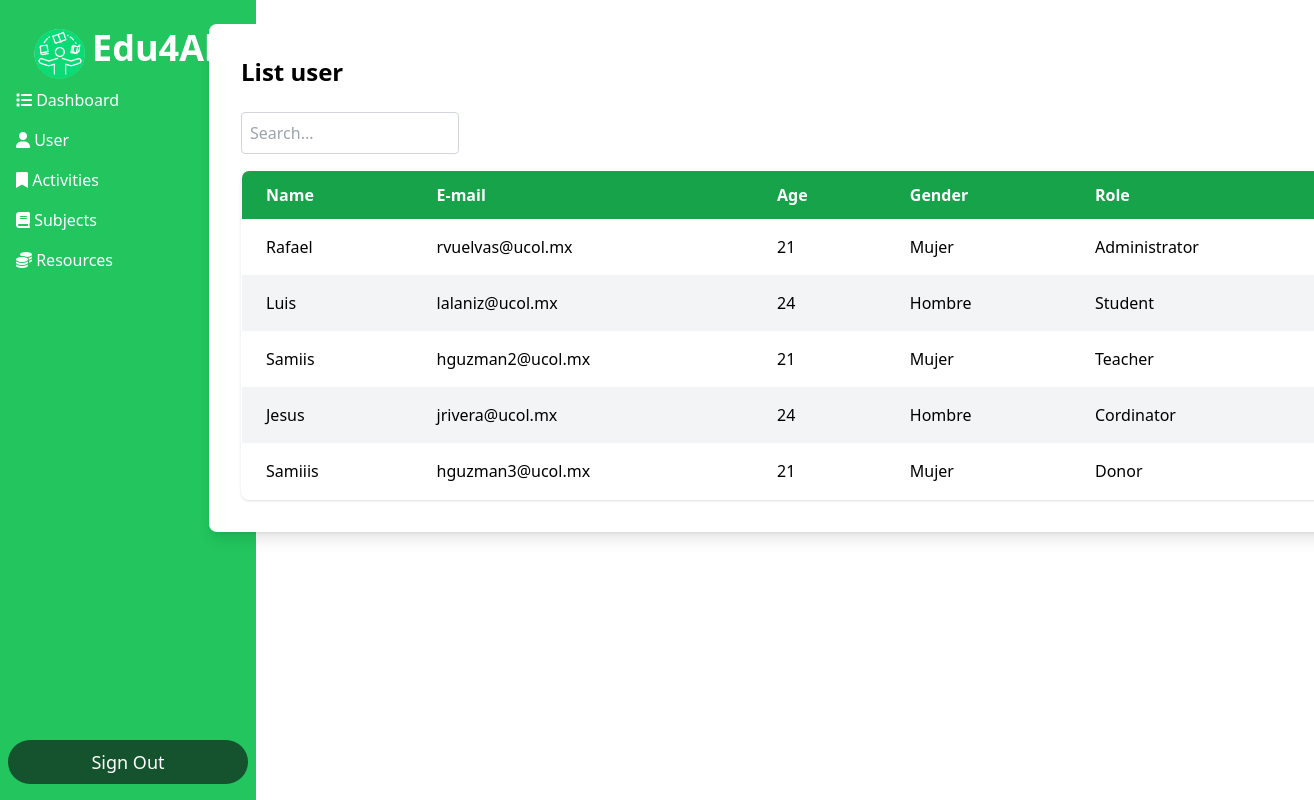
The app's page /Dashboard_Cordinador/Dashboard.php?action=listar_usuarios (signed in) with its own data.
### tables this page shows
CREATE TABLE `usuarios` (
  `id` int(11) NOT NULL,
  `nombre` varchar(100) DEFAULT NULL,
  `correo` varchar(100) DEFAULT NULL,
  `password` varchar(10) NOT NULL,
  `genero` varchar(10) DEFAULT NULL,
  `edad` int(11) DEFAULT NULL,
  `tipo_usuario` varchar(50) DEFAULT NULL,
  `fecha_nac` date NOT NULL
);

### Conexion/conexion.php (called while the page is built, shortened)
<?php
	class Conexion
	{
		private $host='localhost';
		private $usuario='root';
		private $password = '';
		private $base='escuela';
		public $sentencia;
		private $conexion;
		private function abrir_conexion(){
			$this->conexion = new mysqli($this->host,$this->usuario,$this->password,$this->base);
		}
		public function obtener_sentencia(){
			$result = $this->conexion->query($this->sentencia);
			return $result;
		}
	}
?>

### Conexion/contacto.php (called while the page is built, shortened)
<?php
    include ("conexion.php");
    class Contacto extends Conexion {
        public function consultar(){
            $this->sentencia = "SELECT * FROM usuarios";
            $result = $this->obtener_sentencia();
            return $result;
        }
    }
?>

### Dashboard_Cordinador/listausuarios.php (the view, shortened to what this page needs)
<?php
require_once("../Conexion/contacto.php");
$obj = new Contacto();
$tipo_usuario = isset($_POST['tipo_usuario']) ? $_POST['tipo_usuario'] : '';
if ($tipo_usuario !== '') {
    $resultado = $obj->consultaxtipo($tipo_usuario);
} else {
    $resultado = $obj->consultar();
}
?>
<div class="max-w-6xl translate-x-32 mx-auto bg-white p-8 rounded-lg shadow-lg">
    <h1 class="text-2xl font-bold mb-6">List user</h1>
    <input type="text" id="commandPalette" placeholder="Search..." class="block w-1/5 p-2 border border-gray-300 rounded mb-4">
    <table class="min-w-full mx-auto table-auto border-collapse border border-gray-300 rounded-lg overflow-hidden shadow">
        <thead>
            <tr class="bg-green-600 text-white">
                <th class="px-6 py-3 text-left">Name</th>
                <th class="px-6 py-3 text-left">E-mail</th>
                <th class="px-6 py-3 text-left">Age</th>
                <th class="px-6 py-3 text-left">Gender</th>
                <th class="px-6 py-3 text-left">Role</th>
            </tr>
        </thead>
        <tbody id="userTable">
            <?php while ($registro = $resultado->fetch_assoc()): ?>
                <tr class="even:bg-gray-100 hover:bg-gray-200">
                    <td class="px-6 py-4"><?php echo htmlspecialchars($registro["nombre"]); ?></td>
                    <td class="px-6 py-4"><?php echo htmlspecialchars($registro["correo"]); ?></td>
                    <td class="px-6 py-4"><?php echo htmlspecialchars($registro["edad"]); ?></td>
                    <td class="px-6 py-4"><?php echo htmlspecialchars($registro["genero"]); ?></td>
                    <td class="px-6 py-4"><?php echo htmlspecialchars($registro["tipo_usuario"]); ?></td>
                </tr>
            <?php endwhile; ?>
        </tbody>
    </table>
</div>

### records on screen
usuarios: nombre "Rafael", correo "rvuelvas@ucol.mx", edad "21", genero "Mujer", tipo_usuario "Administrator"
usuarios: nombre "Luis", correo "lalaniz@ucol.mx", edad "24", genero "Hombre", tipo_usuario "Student"
usuarios: nombre "Samiis", correo "hguzman2@ucol.mx", edad "21", genero "Mujer", tipo_usuario "Teacher"
usuarios: nombre "Jesus", correo "jrivera@ucol.mx", edad "24", genero "Hombre", tipo_usuario "Cordinator"
usuarios: nombre "Samiiis", correo "hguzman3@ucol.mx", edad "21", genero "Mujer", tipo_usuario "Donor"
